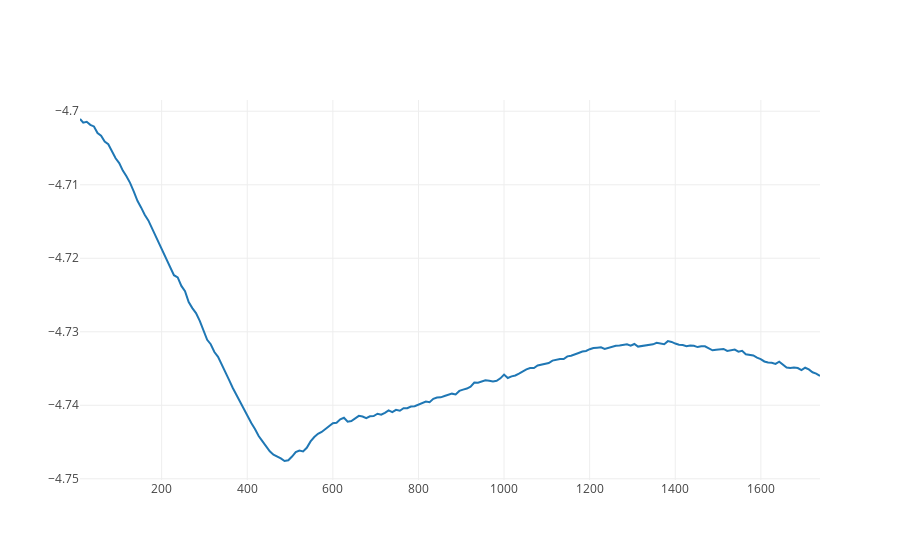

This figure's notebook cell:
### Code cell
trace = go.Scatter(x=Field_data, y=result.split(','), name='Original data')
iplot([trace], filename='test')

### Figure 1 — Plotly figure (JSON) as saved in the notebook; plotly's stock layout.template omitted (floating-point values rounded to 4 significant figures; data arrays with more than 128 entries replaced by an {"elided": "..."} marker saying what was removed)
{"data": [{"name": "Original data", "type": "scatter", "uid": "3ac07f8b-8c9f-4cd3-b689-41e723bf8a13", "x": {"elided": "201 str values"}, "y": {"elided": "201 str values"}}], "layout": {"autosize": true, "xaxis": {"autorange": true, "range": [9.167, 1738.0], "type": "linear"}, "yaxis": {"autorange": true, "range": [-4.75, -4.698], "type": "linear"}}}
